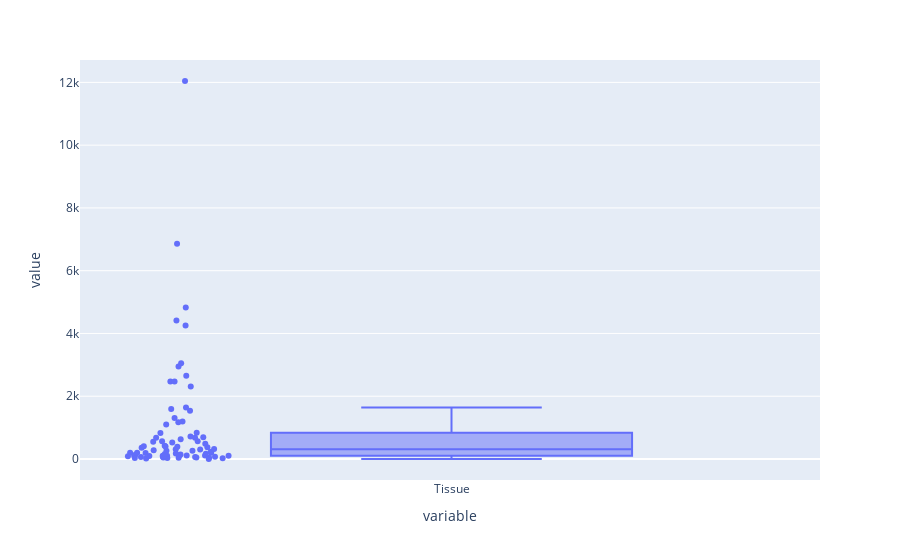

Write notebook code for a chart like this one.
### Markdown cell above
Bài tập: Hãy cải tiến biểu đồ box plot trên để đẹp hơn

### Code cell
#code của bạn
import plotly.express as px
df = mb_df['Tissue']
fig = px.box(df, points = 'all')
fig.show()

### Figure 1 — Plotly figure (JSON) as saved in the notebook; plotly's stock layout.template omitted (floating-point values rounded to 4 significant figures)
{"data": [{"alignmentgroup": "True", "boxpoints": "all", "hovertemplate": "variable=%{x}<br>value=%{y}<extra></extra>", "legendgroup": "", "marker": {"color": "#636efa"}, "name": "", "notched": false, "offsetgroup": "", "orientation": "v", "showlegend": false, "type": "box", "x": ["Tissue", "Tissue", "Tissue", "Tissue", "Tissue", "Tissue", "Tissue", "Tissue", "Tissue", "Tissue", "Tissue", "Tissue", "Tissue", "Tissue", "Tissue", "Tissue", "Tissue", "Tissue", "Tissue", "Tissue", "Tissue", "Tissue", "Tissue", "Tissue", "Tissue", "Tissue", "Tissue", "Tissue", "Tissue", "Tissue", "Tissue", "Tissue", "Tissue", "Tissue", "Tissue", "Tissue", "Tissue", "Tissue", "Tissue", "Tissue", "Tissue", "Tissue", "Tissue", "Tissue", "Tissue", "Tissue", "Tissue", "Tissue", "Tissue", "Tissue", "Tissue", "Tissue", "Tissue", "Tissue", "Tissue", "Tissue", "Tissue", "Tissue", "Tissue", "Tissue", "Tissue", "Tissue", "Tissue", "Tissue", "Tissue", "Tissue", "Tissue", "Tissue", "Tissue", "Tissue", "Tissue", "Tissue", "Tissue", "Tissue", "Tissue"], "x0": " ", "xaxis": "x", "y": [632, 136, 1174, 408, 831, 693, 718, 173, 228, 162, 372, 4255, 107, 96, 281, 1638, 2469, 839, 4414, 12044, 2310, 3053, 395, 2651, 1195, 6857, 483, 2950, 1541, 1307, 569, 1590, 25, 259, 568, 1102, 678, 260, 424, 548, 201, 42, 109, 51, 310, 115, 67, 0, 85, 143, 678, 4829, 74, 169, 106, 73, 30, 51, 2473, 102, 114, 195, 42, 316, 202, 116, 527, 357, 106, 67, 203, 392, 28, 12, 305], "y0": " ", "yaxis": "y"}], "layout": {"boxmode": "group", "legend": {"tracegroupgap": 0}, "margin": {"t": 60}, "xaxis": {"anchor": "y", "domain": [0, 1], "title": {"text": "variable"}}, "yaxis": {"anchor": "x", "domain": [0, 1], "title": {"text": "value"}}}}
